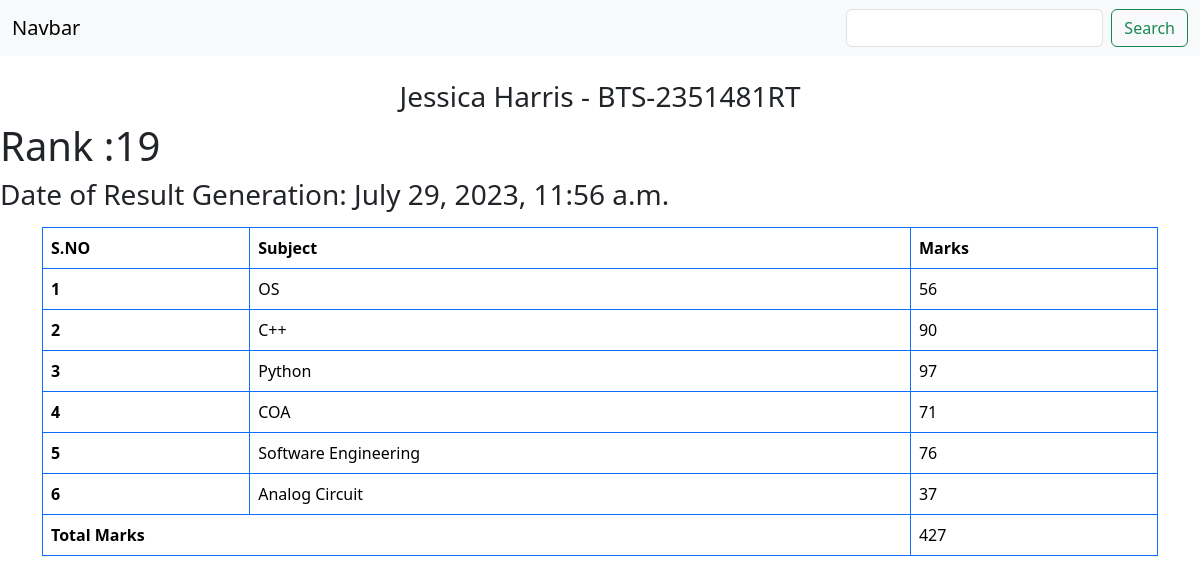
Screenshot of /marks/BTS-2351481RT/ with the database file from the repository.
### home/models.py (models this page shows, shortened)
class Student(models.Model):
    department = models.ForeignKey(Department, related_name="depart", on_delete=models.CASCADE)
    student_id = models.OneToOneField(StudentId, related_name="studentid", on_delete=models.CASCADE)
    student_name = models.CharField(max_length=100)
    student_email = models.EmailField(unique=True)
    student_age = models.IntegerField(default=18)
    student_address = models.TextField()
    class Meta:
        ordering = ['student_name']
        verbose_name = ['student']

class StudentId(models.Model):
    student_id = models.CharField(max_length=100)

class studentCard(models.Model):
    student = models.ForeignKey(Student, related_name='student_rank', on_delete=models.CASCADE)
    rank = models.IntegerField(unique=True)
    date_of_generation = models.DateTimeField(auto_now_add=True)

class SubjectMarks(models.Model):
    student = models.ForeignKey(Student,related_name="studentmarks", on_delete=models.CASCADE)
    subject = models.ForeignKey(Subject, on_delete=models.CASCADE)
    marks = models.IntegerField(default=33)
    class Meta:
        unique_together = ['student', 'subject']

class Subject(models.Model):
    subject_name = models.CharField(max_length=100)
    def __str__(self) -> str:
        return self.subject_name

### home/views.py (the view)
# urls.py: path('marks/<student_id>/',getMarks,name='getMarks'),
def getMarks(request, student_id):
    queryset = SubjectMarks.objects.filter(student__student_id__student_id__icontains=student_id)
    l= student_id
    name = queryset[0].student.student_name
    total_marks = queryset.aggregate(Sum('marks'))
    queryset2 = studentCard.objects.filter(student__student_id__student_id__icontains = student_id)
    queryset2 = queryset2[0]
    context ={
        'queryset' : queryset,
        'queryset2' : queryset2,
        'l' : l,
        'name' : name,
        'total_marks' : total_marks,
    }
    return render(request,'marks.html',context)

### templates/marks.html (shortened to what this page needs)
<!DOCTYPE html>
<html lang="en">
<head>
    <link href="https://cdn.jsdelivr.net/npm/bootstrap@5.3.1/dist/css/bootstrap.min.css" rel="stylesheet">
</head>
<body>
    <nav class="navbar bg-body-tertiary">
        <div class="container-fluid">
          <a class="navbar-brand">Navbar</a>
          <form class="d-flex" role="search">
            <input class="form-control me-2" name="Search" aria-label="Search">
            <button class="btn btn-outline-success" type="submit">Search</button>
          </form>
        </div>
      </nav>
      <h3 class="text-center mt-4">{{name}} - {{l}}</h3>
      <h1>Rank :{{queryset2.rank}}</h1>
      <h3>Date of Result Generation: {{queryset2.date_of_generation}}</h3>
    <div class="container-sm mt-3">
    <table class="table table-bordered border-primary">
        <thead>
          <tr>
            <th scope="col">S.NO</th>
            <th scope="col">Subject</th>
            <th scope="col">Marks</th>
          </tr>
        </thead>
        <tbody>
        {% for query in queryset %}
          <tr>
            <th scope="row">{{forloop.counter}}</th>
            <td>{{query.subject}}</td>
            <td>{{query.marks}}</td>
          </tr>
          {% endfor %}
          <tr>
            <th colspan="2">Total Marks</th>
            <td>{{ total_marks.marks__sum }}</td>
        </tr>
        </tbody>
      </table>
    </div>
</body>
</html>

### rows the page displays
Student: student_name "Jessica Harris"
StudentId: student "BTS-2351481RT"
studentCard: rank "19", date_of_generation "July 29, 2023, 11:56 a.m."
SubjectMarks: subject "OS", marks "56"
SubjectMarks: subject "C++", marks "90"
SubjectMarks: subject "Python", marks "97"
SubjectMarks: subject "COA", marks "71"
SubjectMarks: subject "Software Engineering", marks "76"
SubjectMarks: subject "Analog Circuit", marks "37"

### other values shown
{{ total_marks.marks__sum }} "427"
